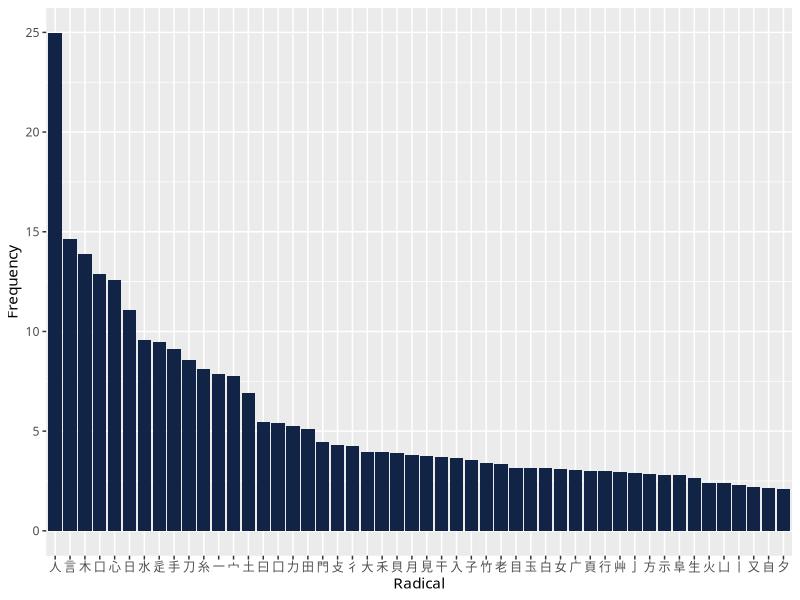

Generate this figure with R:
## ---- chunk 1
library(tidyverse)
## ---- chunk 2
joyoKanji <- read.csv("joyo_kanji.csv")
lemmaFrequency <- read.csv("japanese_lemmas.csv")
## ---- chunk 3
charByFrequency <- lemmaFrequency |>
  mutate(kanji = strsplit(as.character(lemma), "")) |>
    unnest(kanji) |>
    group_by(kanji) |>
    summarize(frequency = sum(frequency))

joyoKanjiReduced <- joyoKanji |>
  mutate(kanji = new) |>
  select(kanji, radical, strokes)

wrangledSet <- 
  left_join(joyoKanjiReduced, charByFrequency, by = "kanji") |>
  filter(!is.na(frequency))
wrangledSet
## ---- chunk 4
radicalFrequency <- wrangledSet |>
  group_by(radical) |>
  summarize(totalFrequency = sum(frequency) / 1000, strokeCount = strokes)

radFreqWOStrokes <- wrangledSet |>
  group_by(radical) |>
  summarize(totalFrequency = sum(frequency) / 1000)
radicalFrequency
## ---- chunk 5
library(ggplot2)

radFreqWOStrokes |>
   arrange(desc(totalFrequency)) |>
    slice(1:50) |>
    ggplot() +
    aes(x = reorder(radical, -totalFrequency), y = totalFrequency) +
    geom_bar(stat = "summary", fun = "sum", fill = "#112446") +
    theme(text = element_text(family = "Hiragino Sans")) +
    xlab("Radical") + 
    ylab("Frequency")
